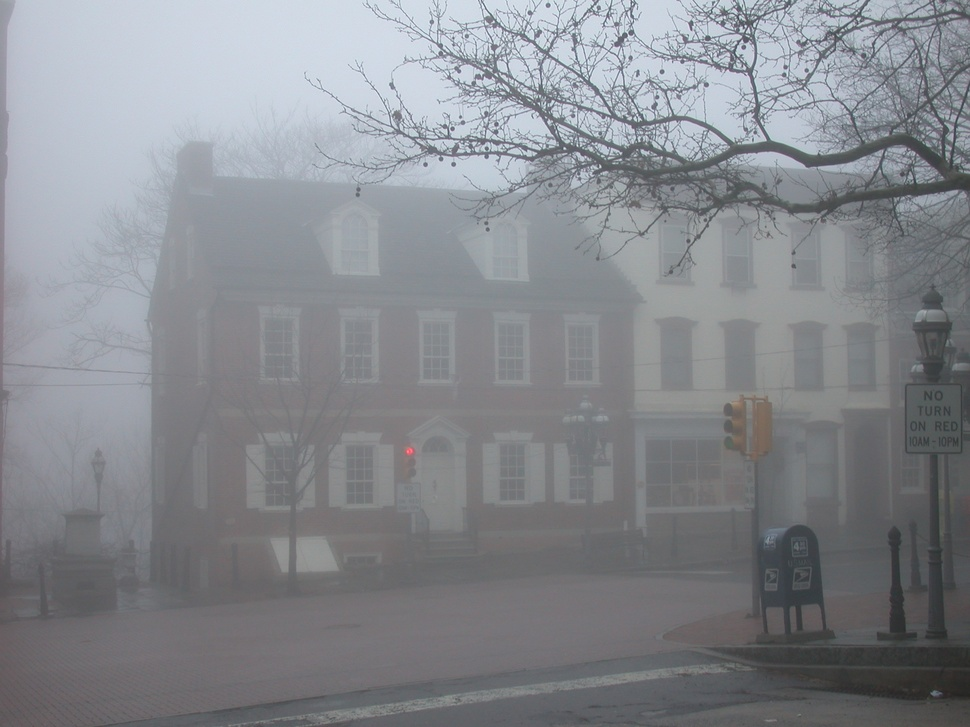
#> input picture other_img/foggyHouse.jpg, 970 x 727 px, shrunk from 2048 x 1536 before the run; the run also reads 1 picture not shown here
$ python psnr_ssim.py   (older library calls are emulated)
#> lines starting #> are read from the running program, lines starting #| are printed output that depends on the picture; long printed decimals are rounded
import numpy
import math
import cv2
from skimage.metrics import structural_similarity as ssim
import numpy as np


def PSNR(img1, img2):
    img1 = np.float64(img1)
    img2 = np.float64(img2)
    mse = numpy.mean((img1 - img2) ** 2)
    if mse == 0:
        return 100
    PIXEL_MAX = 255.0
    return 20 * math.log10(PIXEL_MAX / math.sqrt(mse))


def SSIM(img1, img2):
    return ssim(img1, img2, multichannel=True)


if __name__ == '__main__':

    original_path = '../other_img/foggyHouse.jpg'
    dehaze_path = '../model/black_channel/dehazeing/foggyHouse.jpg'
    # dehaze_path = '../model/FFA-Net/dehazeing/foggyHouse_FFA_inference.png'

    original = cv2.imread(original_path)  # numpy.adarray
#> original is the input picture: shape (727, 970, 3); mean B, G, R 142, 136.8, 134
    contrast = cv2.imread(dehaze_path)

    psnrValue = PSNR(original, contrast)
#> in PSNR, `img2 = np.float64(img2)`:
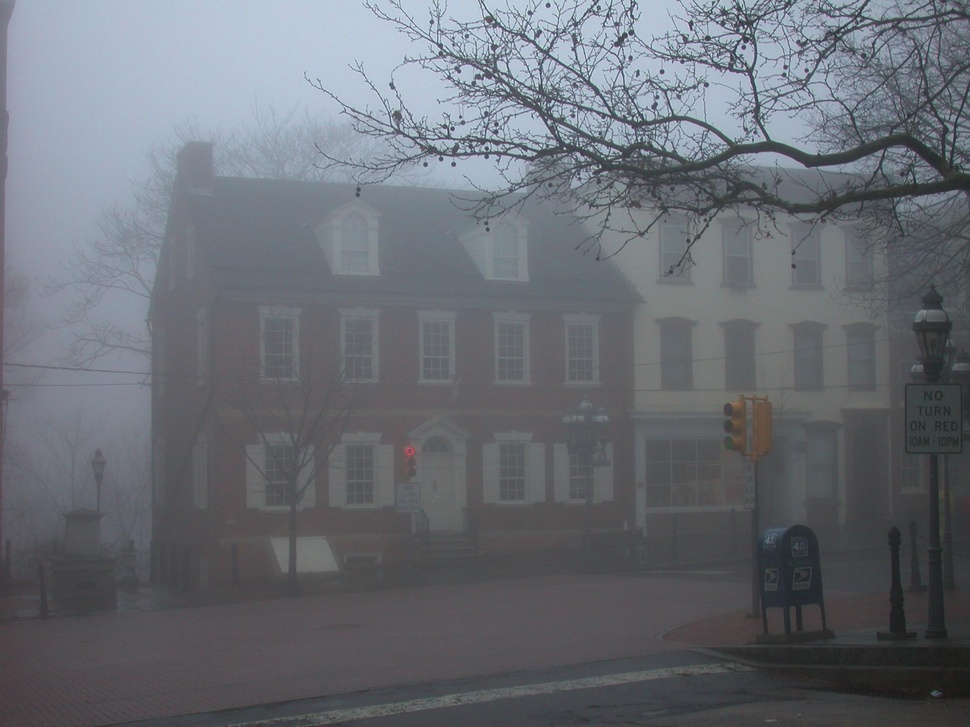
#> img2: shape (727, 970, 3) float64; mean B, G, R 116, 109.2, 105.2
#> in PSNR, `mse = numpy.mean((img1 - img2) ** 2)`: mse = 781.6
#> psnrValue = 19.2
    ssimValue = SSIM(original, contrast)
#> ssimValue = 0.939
    print('原图与去雾图的psnr比值', psnrValue)
#| 原图与去雾图的psnr比值 19.201
    print('原图与去雾图的ssim比值', ssimValue)
#| 原图与去雾图的ssim比值 0.9392
